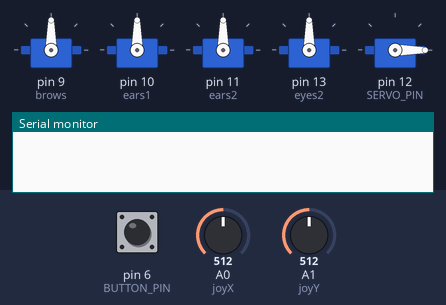
The sketch below on a simulated Arduino Uno, built with avr-gcc and run on an emulated ATmega328P. On the bench: 5 × servo, the last lines printed to the serial monitor. The test bench sets the inputs (shaded band); at power-on: pin 6 (BUTTON_PIN) HIGH, A0 (joyX) = 512, A1 (joyY) = 512.

Above: at 1.2 s.
1.3 s: pin 6 (BUTTON_PIN) pulled LOW for 0.15 s
At 1.8 s:
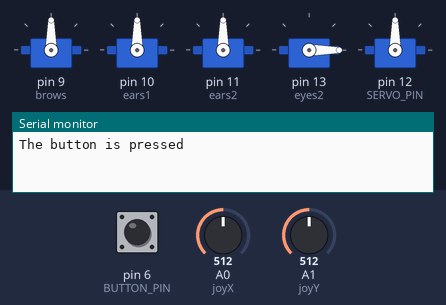
2.9 s: A0 (joyX) set to 716
At 3.6 s:
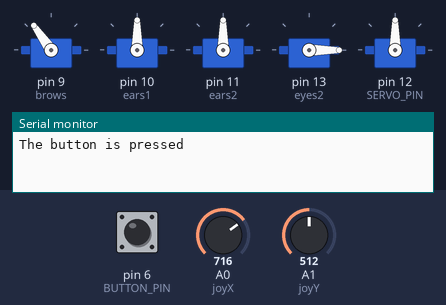
4.4 s: A1 (joyY) set to 716
At 5.5 s:
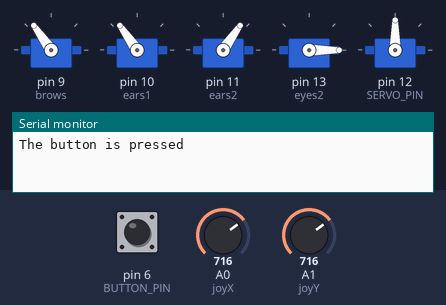
5.9 s: A0 (joyX) set to 900
At 7.1 s:
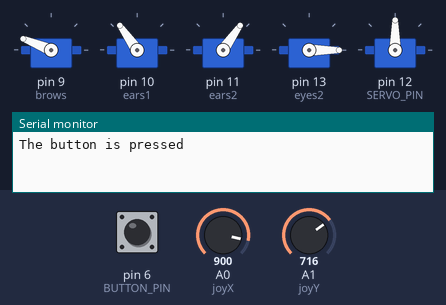
7.4 s: A1 (joyY) set to 900
At 7.8 s:
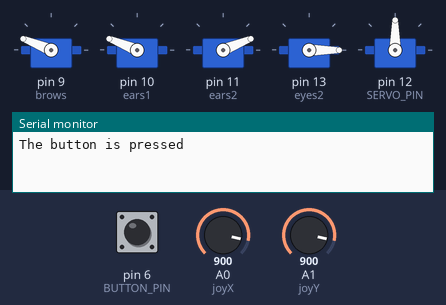
8.9 s: pin 6 (BUTTON_PIN) pulled LOW for 1 s
At 9.4 s:
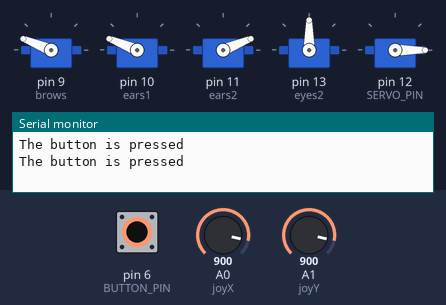
Timing chart, 0 to 11.9 s (numbered marks = the images above; inputs shaded):
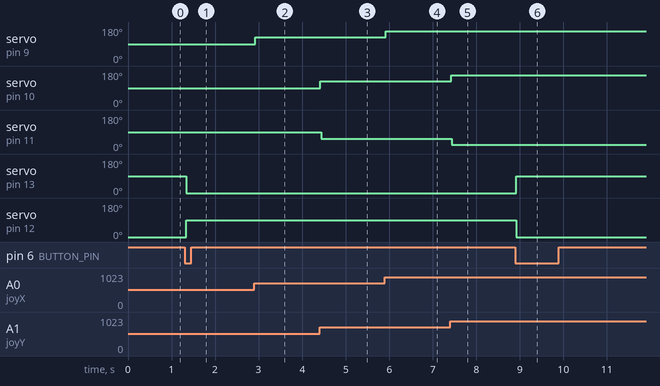

Measured:
- after the input at 1.3 s, servo on pin 13 (eyes2): 90° → 0° at once; servo on pin 12 (SERVO_PIN): 0° → 90° at once
- after the input at 2.9 s, servo on pin 9 (brows): 90° → 125° at once
- after the input at 4.4 s, servo on pin 10 (ears1): 90° → 125° at once; servo on pin 11 (ears2): 90° → 55° at once
- after the input at 5.9 s, servo on pin 9 (brows): 125° → 158° at once
- after the input at 7.4 s, servo on pin 10 (ears1): 125° → 158° at once; servo on pin 11 (ears2): 55° → 22° at once
- after the input at 8.9 s, servo on pin 13 (eyes2): 0° → 90° at once; servo on pin 12 (SERVO_PIN): 90° → 0° at once

The sketch:

_5_servo_joystick_control_arduino.ino
```cpp
//this project includes code addapted from "Superb Tech" on youtube https://www.youtube.com/watch?v=F39-1hnjWn0
// as well as single button control from "Robojax" on youtube https://www.youtube.com/watch?v=fPrPRZlGdvA

//this code functions as mapping for 5 servos on a Keys_SJoys joystick module,
//X axis for 1 servo control Y axis mirroring for 2 servos as well as push button mirroring for 2 servos
//future functions will include servo smoothing for more natural movement of animatronics.
//check the github repo for a fritzing diagram of the project

//------------------------------------------------------------------------------------------------Mike Loves you <3--------------------

#include <Servo.h> // include servo library

Servo brows; // define servos
Servo ears1;
Servo ears2;
Servo eyes;
Servo eyes2;

//joystick axis int's
int joyX = 0; // give variable to joystick readings
int joyY = 1;

int joyVal; // create variable for joystick value

const int BUTTON_PIN = 6; // Arduino pin connected to button's pin
const int SERVO_PIN  = 12; //arduino pin connected to pin 12

//push button int's
int angle = 0;          // the current angle of servo motor
int lastButtonState;    // the previous state of button
int currentButtonState;

void setup()
{
brows.attach(9); // start servos
ears1.attach(10);
ears2.attach(11);
eyes2.attach(13);

  Serial.begin(9600);                // initialize serial
  pinMode(BUTTON_PIN, INPUT_PULLUP); // set arduino pin to input pull-up mode
  eyes.attach(SERVO_PIN);           // attaches the servo on pin 12 to the servo object

  eyes.write(angle); //writes initial servo angle for eyes servos
  eyes2.write(90-angle);
  currentButtonState = digitalRead(BUTTON_PIN);


}


void loop()
{

//Joystick loop
joyVal = analogRead(joyX); // read value from joystick
joyVal = map(joyVal, 0, 1023, 0, 180); // change value range to 0-180
brows.write(joyVal); // write value to servo

joyVal = analogRead(joyY); // repeat same for y axis
joyVal = map(joyVal, 0, 1023, 0, 180);
ears1.write(joyVal);
delay(20); // add small delay to reduce noise

ears2.write(180-joyVal); //writes mirrored servo position for second ear servo
delay(20);

//Button loop
  lastButtonState    = currentButtonState;      // save the last state
  currentButtonState = digitalRead(BUTTON_PIN); // read new state

  if(lastButtonState == HIGH && currentButtonState == LOW) {
    Serial.println("The button is pressed");

    // change angle of servo motor
    if(angle == 0)
      angle = 90;
    else
    if(angle == 90)
      angle = 0;

    // control servo motor arccoding to the angle
    eyes.write(angle);
    eyes2.write(90-angle);
  }


}
```
